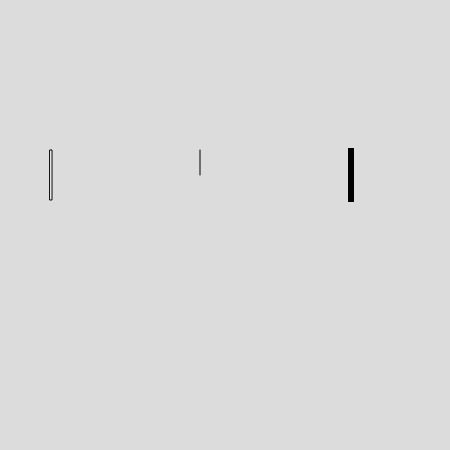
Frame 1 (no input)
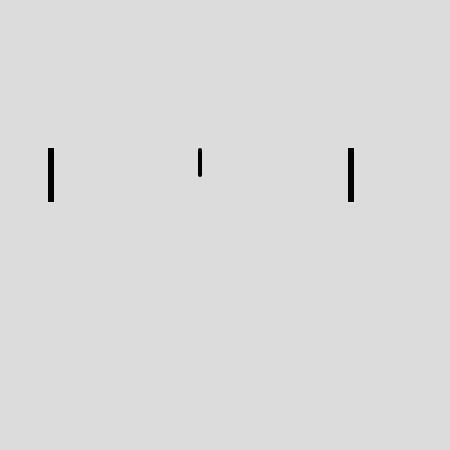
Frame 60 (no input)
Frame 120 (the mouse pressed at the canvas centre since frame 60): identical to frame 60, image omitted

The p5.js sketch that drew these frames (run headless with seeded random() and noise() and a simulated clock; from frame 60 on, the mouse is pressed at the canvas centre):

// p5.js sketch
// ── sketch.js
function setup() {
  createCanvas(450, 450);
}

function draw() {
  background(220);
  strokeJoin(150);
  strokeCap(150);
  rect(50,150,2,50);
  fill(255,10,10);
  line(200,150,200,175);
  ellipse(200,150);
  strokeWeight(4);
  rect(350,150,2,50);
  fill(255,10,10);
  
}
